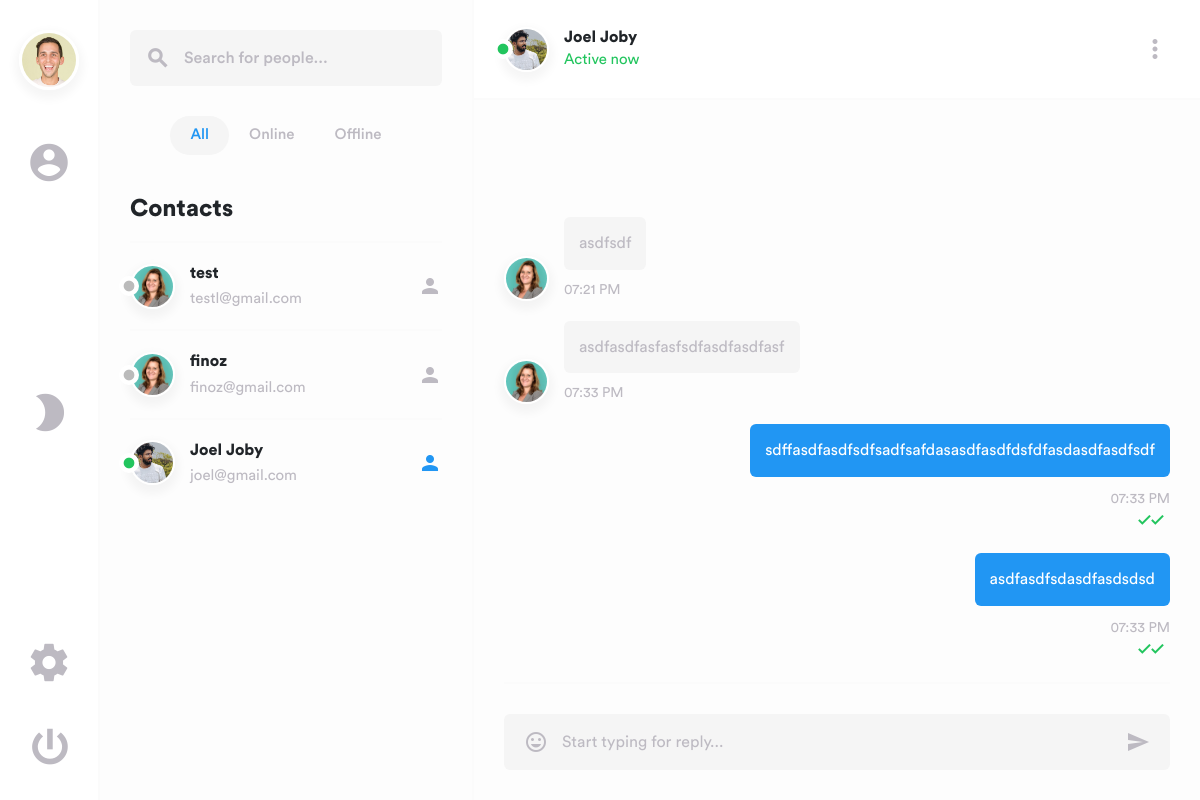
Page /chat/chat/4/ (signed in) on the earlier database version.
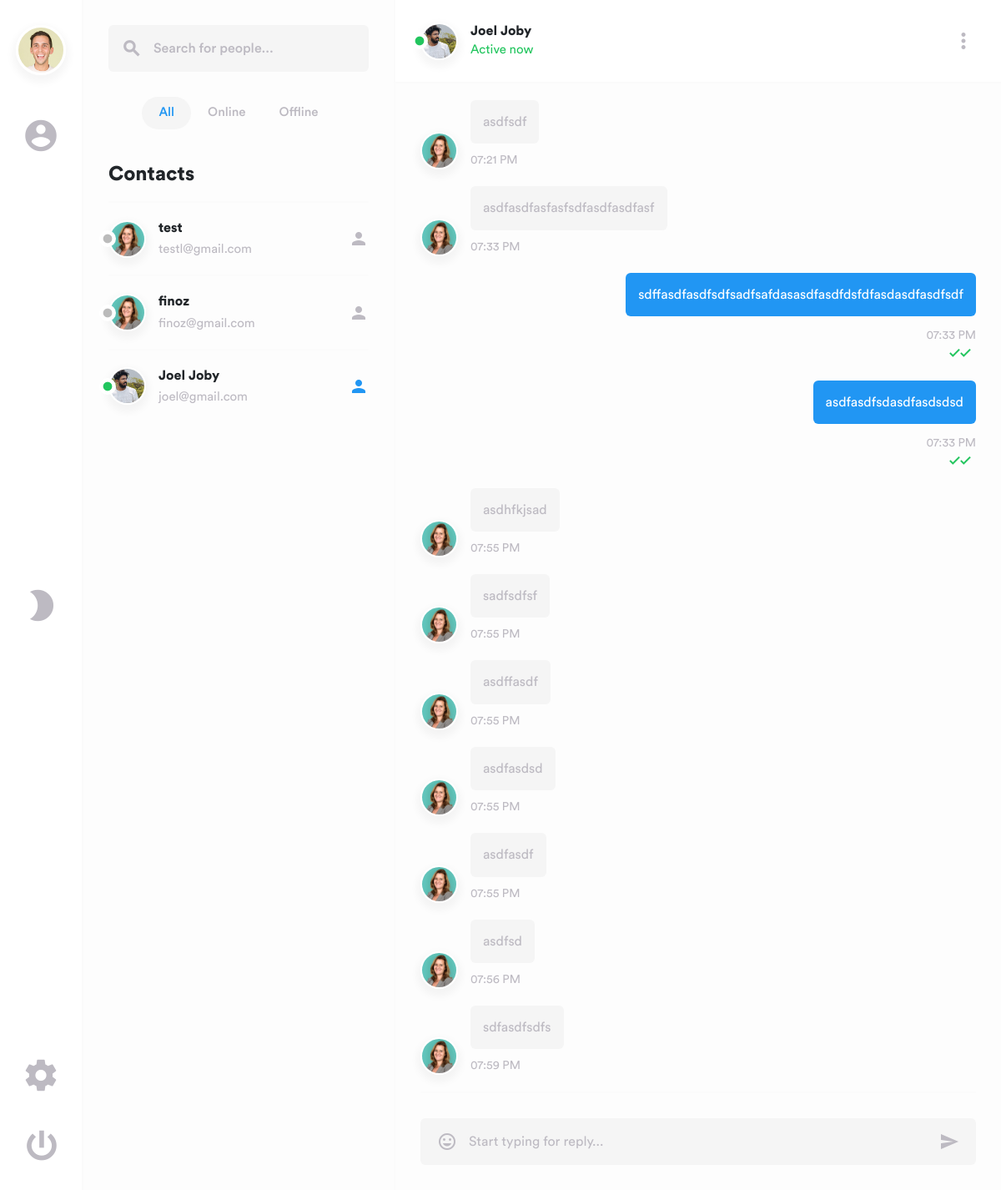
Same page on the later database version.
### accounts/models.py (models this page shows, shortened)
class CustomUser(AbstractBaseUser, PermissionsMixin):
    email = models.EmailField(unique=True)
    username = models.CharField(max_length=150, unique=True)
    is_online = models.BooleanField(default=False)
    last_seen = models.DateTimeField(default=timezone.now)
    is_active = models.BooleanField(default=True)
    is_staff = models.BooleanField(default=False)
    date_joined = models.DateTimeField(default=timezone.now)
    profile_picture = models.ImageField(
        upload_to='profile_pics/',
        null=True,
        blank=True,
    )
    objects = CustomUserManager()
    USERNAME_FIELD = 'email'
    REQUIRED_FIELDS = ['username']

### chat/models.py (models this page shows, shortened)
class Message(models.Model):
    sender = models.ForeignKey(settings.AUTH_USER_MODEL, on_delete=models.CASCADE, related_name='sent_messages')
    receiver = models.ForeignKey(settings.AUTH_USER_MODEL, on_delete=models.CASCADE, related_name='received_messages')
    message = models.TextField()
    timestamp = models.DateTimeField(auto_now_add=True)
    is_read = models.BooleanField(default=False)
    class Meta:
        ordering = ['timestamp']

### chat/views.py (the view)
# urls.py: path('chat/<int:user_id>/', views.chat_with_user, name='chat_with_user'),
@login_required(login_url='login')
def chat_with_user(request, user_id):
    other_user = get_object_or_404(User, id=user_id)
    users = list(User.objects.exclude(id=request.user.id))
    Message.objects.filter(
        sender=other_user,
        receiver=request.user,
        is_read=False
    ).update(is_read=True)
    _annotate_unread(users, request.user)
    messages = Message.objects.filter(
        Q(sender=request.user, receiver=other_user) |
        Q(sender=other_user, receiver=request.user)
    ).order_by('timestamp')
    return render(request, 'chat/chat.html', {
        'users': users,
        'other_user': other_user,
        'messages': messages,
    })

### chat/views.py (called while the page is built)
def _annotate_unread(users, current_user):
    counts = dict(
        Message.objects
        .filter(receiver=current_user, is_read=False)
        .values('sender_id')
        .annotate(n=Count('id'))
        .values_list('sender_id', 'n')
    )
    for user in users:
        user.unread_count = counts.get(user.id, 0)
    return users

### chat/templates/chat/chat.html (shortened to what the changed rows need)
{% load static %}
<!DOCTYPE html>
<html lang="en">
<head>
    <link href="{% static 'dist/css/lib/bootstrap.min.css' %}" type="text/css" rel="stylesheet">
    <link href="{% static 'dist/css/swipe.min.css' %}" type="text/css" rel="stylesheet">
</head>
<body>
    <main>
        <div class="layout">
            <div class="sidebar" id="sidebar">
                <div class="container">
                    <div class="col-md-12">
                        <div class="tab-content">
                            <div class="tab-pane fade show active" id="members">
                                <div class="contacts">
                                    <h1>Contacts</h1>
                                    <div class="list-group" id="contacts" role="tablist">
                                        {% for user in users %}
                                        <a href="{% url 'chat:chat_with_user' user.id %}"
                                            class="filterMembers all {% if user.is_online %}online{% else %}offline{% endif %} contact {% if user.id == other_user.id %}active{% endif %}">
                                            <img class="avatar-md"
                                                src="{% if user.profile_picture %}{{ user.profile_picture.url }}{% else %}{% static 'dist/img/avatars/avatar-female-1.jpg' %}{% endif %}"
                                                data-toggle="tooltip" data-placement="top" title="{{ user.username }}"
                                                alt="avatar">
                                            <div class="status">
                                                <i
                                                    class="material-icons {% if user.is_online %}online{% else %}offline{% endif %}">fiber_manual_record</i>
                                            </div>
                                            <div class="data">
                                                <h5>{{ user.username }}</h5>
                                                <p>{{ user.email }}</p>
                                            </div>
                                            <div class="person-add">
                                                <i class="material-icons">person</i>
                                            </div>
                                        </a>
                                        {% empty %}
                                        <p>No other users found.</p>
                                        {% endfor %}
                                    </div>
                                </div>
                            </div>
                        </div>
                    </div>
                </div>
            </div>
            <div class="main">
                <div class="tab-content" id="nav-tabContent">
                    <div class="babble tab-pane fade active show" id="list-chat" role="tabpanel">
                        <div class="chat" id="chat1">
                            <div class="top">
                                <div class="container">
                                    <div class="col-md-12">
                                        <div class="inside">
                                            <a href="#"><img class="avatar-md"
                                                    src="{% if other_user.profile_picture %}{{ other_user.profile_picture.url }}{% else %}{% static 'dist/img/avatars/avatar-female-1.jpg' %}{% endif %}"
                                                    data-toggle="tooltip" data-placement="top"
                                                    title="{{ other_user.username }}" alt="avatar"></a>
                                            <div class="data">
                                                <h5><a href="#">{{ other_user.username }}</a></h5>
                                            </div>
                                        </div>
                                    </div>
                                </div>
                            </div>
                            <div class="content" id="content">
                                <div class="container">
                                    <div class="col-md-12" id="chat-messages">
                                        {% for message in messages %}
                                        {% if message.sender == request.user %}
                                        <div class="message me" data-msg-id="{{ message.id }}">
                                            <div class="text-main">
                                                <div class="msg-wrapper">
                                                    <div class="text-group me">
                                                        <div class="text me">
                                                            <p>{{ message.message }}</p>
                                                        </div>
                                                    </div>
                                                </div>
                                                <span>
                                                    {{ message.timestamp|date:"h:i A" }}
                                                    {% if message.is_read %}
                                                    <span class="read-status read" title="Read">
                                                        <i class="material-icons tick-icon">done</i><i
                                                            class="material-icons tick-icon double">done</i>
                                                    </span>
                                                    {% else %}
                                                    <span class="read-status sent" title="Sent">
                                                        <i class="material-icons tick-icon">done</i>
                                                    </span>
                                                    {% endif %}
                                                </span>
                                            </div>
                                        </div>
                                        {% else %}
                                        <div class="message" data-msg-id="{{ message.id }}">
                                            <img class="avatar-md"
                                                src="{% static 'dist/img/avatars/avatar-female-1.jpg' %}"
                                                data-toggle="tooltip" data-placement="top"
                                                title="{{ other_user.username }}" alt="avatar">
                                            <div class="text-main">
                                                <div class="text-group">
                                                    <div class="text">
                                                        <p>{{ message.message }}</p>
                                                    </div>
                                                </div>
                                                <span>{{ message.timestamp|date:"h:i A" }}</span>
                                            </div>
                                        </div>
                                        {% endif %}
                                        {% endfor %}
                                    </div>
                                </div>
                            </div>
                        </div>
                    </div>
                </div>
            </div>
        </div>
    </main>
</body>
</html>

Differences in the rows shown:
added Message: message "asdhfkjsad", timestamp "07:55 PM"
added Message: message "sadfsdfsf", timestamp "07:55 PM"
added Message: message "asdffasdf", timestamp "07:55 PM"
added Message: message "asdfasdsd", timestamp "07:55 PM"
added Message: message "asdfasdf", timestamp "07:55 PM"
added Message: message "asdfsd", timestamp "07:56 PM"
added Message: message "sdfasdfsdfs", timestamp "07:59 PM"
